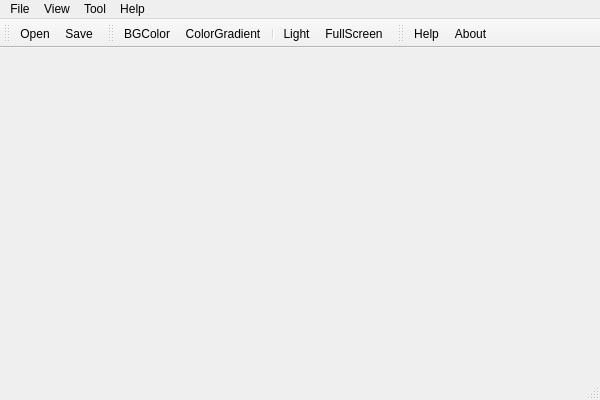
<?xml version="1.0" encoding="UTF-8"?>
<ui version="4.0">
 <class>Mainwindow</class>
 <widget class="QMainWindow" name="Mainwindow">
  <property name="geometry">
   <rect>
    <x>0</x>
    <y>0</y>
    <width>600</width>
    <height>400</height>
   </rect>
  </property>
  <property name="windowTitle">
   <string>DC-Points</string>
  </property>
  <property name="windowIcon">
   <iconset resource="Mainwindow.qrc">
    <normaloff>:/Logo/Resources/logo/logoSelf.ico</normaloff>:/Logo/Resources/logo/logoSelf.ico</iconset>
  </property>
  <widget class="QWidget" name="centralWidget"/>
  <widget class="QMenuBar" name="menuBar">
   <property name="geometry">
    <rect>
     <x>0</x>
     <y>0</y>
     <width>600</width>
     <height>23</height>
    </rect>
   </property>
   <widget class="QMenu" name="menuFile">
    <property name="title">
     <string>File</string>
    </property>
    <widget class="QMenu" name="menuRecentlyOpenedFiles">
     <property name="title">
      <string>RecentlyOpenedFiles</string>
     </property>
    </widget>
    <addaction name="actionOpen"/>
    <addaction name="actionSave"/>
    <addaction name="menuRecentlyOpenedFiles"/>
    <addaction name="separator"/>
    <addaction name="actionExit"/>
   </widget>
   <widget class="QMenu" name="menuHelp">
    <property name="title">
     <string>Help</string>
    </property>
    <addaction name="actionHelp"/>
    <addaction name="actionOnline_Update"/>
    <addaction name="actionAbout"/>
   </widget>
   <widget class="QMenu" name="menuTool">
    <property name="title">
     <string>Tool</string>
    </property>
    <widget class="QMenu" name="menuStyleSheet">
     <property name="title">
      <string>StyleSheet</string>
     </property>
     <addaction name="actionQss1"/>
     <addaction name="actionQss2"/>
     <addaction name="actionQss3"/>
     <addaction name="actionQssDefault"/>
    </widget>
    <addaction name="menuStyleSheet"/>
   </widget>
   <widget class="QMenu" name="menuView">
    <property name="title">
     <string>View</string>
    </property>
    <addaction name="actionBGColor"/>
    <addaction name="actionColorGradient"/>
    <addaction name="separator"/>
    <addaction name="actionLight"/>
    <addaction name="separator"/>
    <addaction name="actionFullScreen"/>
   </widget>
   <addaction name="menuFile"/>
   <addaction name="menuView"/>
   <addaction name="menuTool"/>
   <addaction name="menuHelp"/>
  </widget>
  <widget class="QToolBar" name="mainToolBar">
   <attribute name="toolBarArea">
    <enum>TopToolBarArea</enum>
   </attribute>
   <attribute name="toolBarBreak">
    <bool>false</bool>
   </attribute>
   <addaction name="actionOpen"/>
   <addaction name="actionSave"/>
  </widget>
  <widget class="QStatusBar" name="statusBar"/>
  <widget class="QToolBar" name="tbarView">
   <property name="windowTitle">
    <string>toolBar</string>
   </property>
   <attribute name="toolBarArea">
    <enum>TopToolBarArea</enum>
   </attribute>
   <attribute name="toolBarBreak">
    <bool>false</bool>
   </attribute>
   <addaction name="actionBGColor"/>
   <addaction name="actionColorGradient"/>
   <addaction name="separator"/>
   <addaction name="actionLight"/>
   <addaction name="actionFullScreen"/>
  </widget>
  <widget class="QToolBar" name="tbarhelp">
   <property name="windowTitle">
    <string>toolBar</string>
   </property>
   <attribute name="toolBarArea">
    <enum>TopToolBarArea</enum>
   </attribute>
   <attribute name="toolBarBreak">
    <bool>false</bool>
   </attribute>
   <addaction name="actionHelp"/>
   <addaction name="actionAbout"/>
  </widget>
  <action name="actionOpen">
   <property name="icon">
    <iconset resource="Mainwindow.qrc">
     <normaloff>:/Mainwindow/Resources/tool/64/file_open.png</normaloff>:/Mainwindow/Resources/tool/64/file_open.png</iconset>
   </property>
   <property name="text">
    <string>Open</string>
   </property>
  </action>
  <action name="actionAbout">
   <property name="icon">
    <iconset resource="Mainwindow.qrc">
     <normaloff>:/Mainwindow/Resources/tool/64/help_about.png</normaloff>:/Mainwindow/Resources/tool/64/help_about.png</iconset>
   </property>
   <property name="text">
    <string>About</string>
   </property>
  </action>
  <action name="actionExit">
   <property name="text">
    <string>Exit</string>
   </property>
  </action>
  <action name="actionSave">
   <property name="icon">
    <iconset resource="Mainwindow.qrc">
     <normaloff>:/Mainwindow/Resources/tool/64/file_save.png</normaloff>:/Mainwindow/Resources/tool/64/file_save.png</iconset>
   </property>
   <property name="text">
    <string>Save</string>
   </property>
  </action>
  <action name="actionQss1">
   <property name="text">
    <string>qss1</string>
   </property>
  </action>
  <action name="actionQss2">
   <property name="text">
    <string>qss2</string>
   </property>
  </action>
  <action name="actionQss3">
   <property name="text">
    <string>qss3</string>
   </property>
  </action>
  <action name="actionQssDefault">
   <property name="text">
    <string>default</string>
   </property>
  </action>
  <action name="actionHelp">
   <property name="icon">
    <iconset resource="Mainwindow.qrc">
     <normaloff>:/Mainwindow/Resources/tool/64/Help_Support.png</normaloff>:/Mainwindow/Resources/tool/64/Help_Support.png</iconset>
   </property>
   <property name="text">
    <string>Help</string>
   </property>
  </action>
  <action name="actionOnline_Update">
   <property name="text">
    <string>Online Update</string>
   </property>
  </action>
  <action name="actionBGColor">
   <property name="icon">
    <iconset resource="Mainwindow.qrc">
     <normaloff>:/Mainwindow/Resources/tool/64/view_bgcolor.png</normaloff>:/Mainwindow/Resources/tool/64/view_bgcolor.png</iconset>
   </property>
   <property name="text">
    <string>BGColor</string>
   </property>
  </action>
  <action name="actionColorGradient">
   <property name="checkable">
    <bool>true</bool>
   </property>
   <property name="icon">
    <iconset resource="Mainwindow.qrc">
     <normaloff>:/Mainwindow/Resources/tool/64/view_colorgradient.png</normaloff>:/Mainwindow/Resources/tool/64/view_colorgradient.png</iconset>
   </property>
   <property name="text">
    <string>ColorGradient</string>
   </property>
  </action>
  <action name="actionLight">
   <property name="checkable">
    <bool>true</bool>
   </property>
   <property name="icon">
    <iconset resource="Mainwindow.qrc">
     <normaloff>:/Mainwindow/Resources/tool/64/view_lightOff.png</normaloff>:/Mainwindow/Resources/tool/64/view_lightOff.png</iconset>
   </property>
   <property name="text">
    <string>Light</string>
   </property>
  </action>
  <action name="actionFullScreen">
   <property name="checkable">
    <bool>true</bool>
   </property>
   <property name="icon">
    <iconset resource="Mainwindow.qrc">
     <normaloff>:/Mainwindow/Resources/tool/64/view_fullscreen.png</normaloff>:/Mainwindow/Resources/tool/64/view_fullscreen.png</iconset>
   </property>
   <property name="text">
    <string>FullScreen</string>
   </property>
  </action>
 </widget>
 <layoutdefault spacing="6" margin="11"/>
 <resources>
  <include location="Mainwindow.qrc"/>
 </resources>
 <connections/>
</ui>
